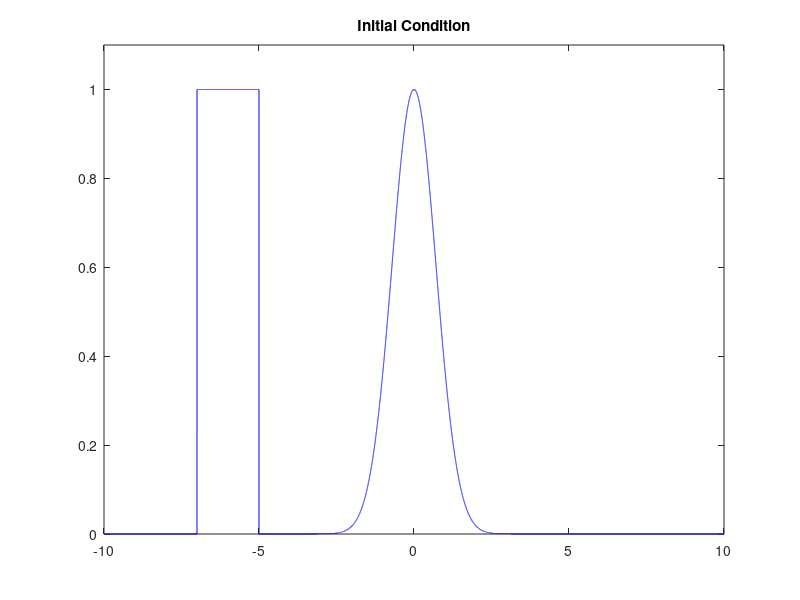

Reproduce this figure in MATLAB. (Note: this script raises an error after producing the figure.)
% moving_wave_vectorized_lax.m

clear
%clc
close('all')

N = 50000;
u = 1;

plot_freq = 2500;
plot_switch = 1;
x_left = -10;
x_right = 10;
x_space = linspace(x_left,x_right,N);

dx = x_space(2)-x_space(1);
dt = 0.6*(dx)/u;
nu = u*dx/dt;

%Num_ts = min(1000,ceil(15/dt));
Num_ts=5000;
% set initial condition
%f = zeros(N,1);
x_space = linspace(x_left,x_right,N);

f_l = 1;
f = f_l*exp(-(x_space.*x_space));
f((x_space < -5) & (x_space > -7)) = 1;

f_tmp = zeros(N,1);

% plot initial condition
plot(x_space,f,'-b');
axis([x_left x_right 0 1.1*f_l]);
title('\bf{Initial Condition}');
drawnow

tic;

ind = (1:N)';
x_m = circshift(ind,1);
x_p = circshift(ind,-1);



for ts = 1:Num_ts
    
    if(mod(ts,100)==0)
       fprintf('Executing time step number %d.\n',ts);
    end
    
    %f_tmp = 0.5.*(f(x_p)+f(x_m))-(u*dt/(2*dx)).*(f(x_p)-f(x_m));
    f_tmp = lax_mex(f,(u*dt/(2*dx)),N);
    
    f = f_tmp;
    
    if(plot_switch==1)
        if(mod(ts,plot_freq)==0)
            plot(x_space,f,'-b')
            axis([x_left x_right 0 1.1*f_l]);
            title('\bf{Lax Method}','FontSize',12);
            grid on
            drawnow
        end
    end
    
end

ex_time = toc;

plot(x_space,f,'-b');
axis([x_left x_right 0 1.1*f_l]);
title('\bf{Final Condition}');
grid on
drawnow

fprintf('Execution time = %g.\n Average time per DOF*update = %g. \n',ex_time, ex_time/(N*Num_ts));